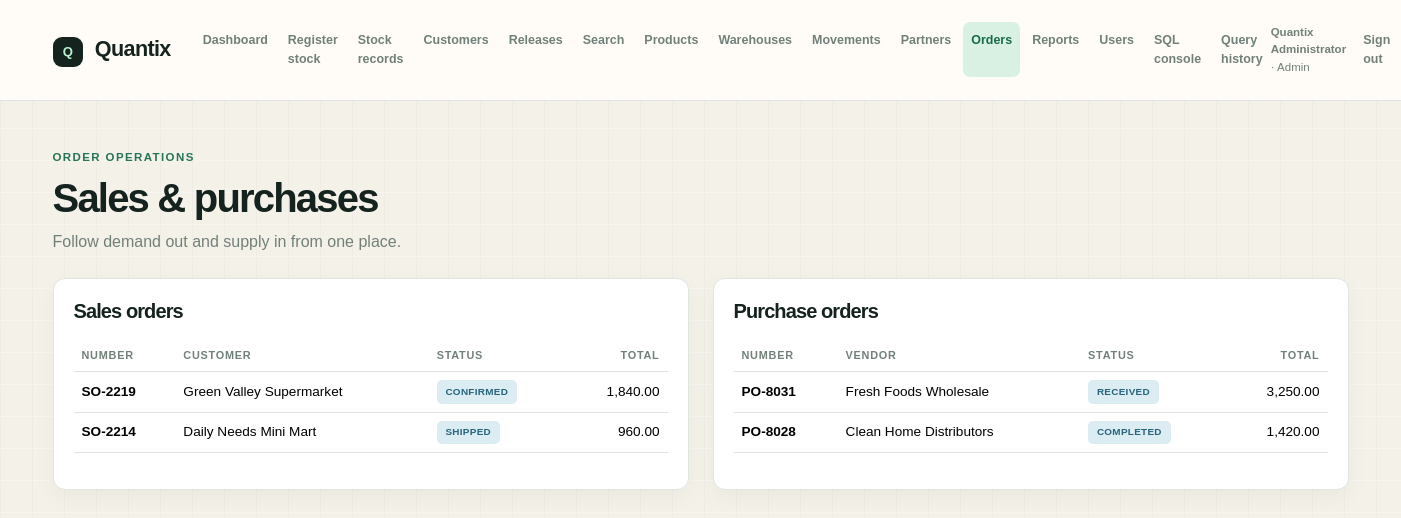
Screenshot of /orders.php (signed in) with the database file from the repository.
### tables this page shows
CREATE TABLE IF NOT EXISTS sales_orders (
    id INT UNSIGNED AUTO_INCREMENT PRIMARY KEY,
    order_number VARCHAR(40) NOT NULL UNIQUE,
    customer_id INT UNSIGNED NOT NULL,
    status ENUM('DRAFT', 'CONFIRMED', 'SHIPPED', 'COMPLETED', 'CANCELLED') NOT NULL DEFAULT 'DRAFT',
    total DECIMAL(12,2) NOT NULL DEFAULT 0,
    order_date DATETIME NOT NULL DEFAULT CURRENT_TIMESTAMP,
    CONSTRAINT fk_sales_customer FOREIGN KEY (customer_id) REFERENCES customers(id)
);

CREATE TABLE IF NOT EXISTS customers (
    id INT UNSIGNED AUTO_INCREMENT PRIMARY KEY,
    name VARCHAR(160) NOT NULL,
    code VARCHAR(40) NOT NULL UNIQUE,
    email VARCHAR(160) NULL,
    phone VARCHAR(40) NULL,
    address VARCHAR(255) NULL,
    created_at TIMESTAMP DEFAULT CURRENT_TIMESTAMP
);

CREATE TABLE IF NOT EXISTS purchase_orders (
    id INT UNSIGNED AUTO_INCREMENT PRIMARY KEY,
    order_number VARCHAR(40) NOT NULL UNIQUE,
    vendor_id INT UNSIGNED NOT NULL,
    status ENUM('DRAFT', 'CONFIRMED', 'RECEIVED', 'COMPLETED', 'CANCELLED') NOT NULL DEFAULT 'DRAFT',
    total DECIMAL(12,2) NOT NULL DEFAULT 0,
    order_date DATETIME NOT NULL DEFAULT CURRENT_TIMESTAMP,
    CONSTRAINT fk_purchase_vendor FOREIGN KEY (vendor_id) REFERENCES vendors(id)
);

CREATE TABLE IF NOT EXISTS vendors (
    id INT UNSIGNED AUTO_INCREMENT PRIMARY KEY,
    name VARCHAR(160) NOT NULL,
    code VARCHAR(40) NOT NULL UNIQUE,
    email VARCHAR(160) NULL,
    phone VARCHAR(40) NULL,
    address VARCHAR(255) NULL,
    created_at TIMESTAMP DEFAULT CURRENT_TIMESTAMP
);

### db.php (called while the page is built, shortened)
<?php
function e(string|int|float|null $value): string
{
    return htmlspecialchars((string) $value, ENT_QUOTES, 'UTF-8');
}

### orders.php (the view, shortened to what this page needs)
<?php
require __DIR__ . '/db.php';
require __DIR__ . '/layout.php';
$database = db();
$sales = $database->query('SELECT s.*, c.name AS customer_name FROM sales_orders s JOIN customers c ON c.id = s.customer_id ORDER BY s.order_date DESC')->fetchAll();
$purchases = $database->query('SELECT p.*, v.name AS vendor_name FROM purchase_orders p JOIN vendors v ON v.id = p.vendor_id ORDER BY p.order_date DESC')->fetchAll();
?><div class="mb-4"><p class="eyebrow mb-2">Order operations</p><h1 class="display-6 fw-semibold mb-2">Sales & purchases</h1><p class="text-secondary mb-0">Follow demand out and supply in from one place.</p></div><div class="row g-4"><section class="col-lg-6"><div class="panel"><h2 class="h5 mb-3">Sales orders</h2><div class="table-responsive"><table class="table align-middle"><thead><tr><th>Number</th><th>Customer</th><th>Status</th><th class="text-end">Total</th></tr></thead><tbody><?php foreach ($sales as $order): ?><tr><td><strong><?= e($order['order_number']) ?></strong></td><td><?= e($order['customer_name']) ?></td><td><span class="badge text-bg-light"><?= e($order['status']) ?></span></td><td class="text-end"><?= e(number_format((float) $order['total'], 2)) ?></td></tr><?php endforeach; ?></tbody></table></div></div></section><section class="col-lg-6"><div class="panel"><h2 class="h5 mb-3">Purchase orders</h2><div class="table-responsive"><table class="table align-middle"><thead><tr><th>Number</th><th>Vendor</th><th>Status</th><th class="text-end">Total</th></tr></thead><tbody><?php foreach ($purchases as $order): ?><tr><td><strong><?= e($order['order_number']) ?></strong></td><td><?= e($order['vendor_name']) ?></td><td><span class="badge text-bg-light"><?= e($order['status']) ?></span></td><td class="text-end"><?= e(number_format((float) $order['total'], 2)) ?></td></tr><?php endforeach; ?></tbody></table></div></div></section></div><?php pageEnd(); ?>

### assets/app.css (style rules this page uses)
:root { --ink: #17211f; --muted: #71807a; --mint: #b9f3d0; --cream: #f6f5ef; --line: #e4e9e5; }
body { background: var(--cream); color: var(--ink); font-family: Georgia, 'Times New Roman', serif; }
:root { --ink: #15231f; --ink-soft: #40514a; --muted: #718079; --paper: #f4f1e9; --surface: #fffdf8; --line: #dfe5df; --green: #176b4d; --green-soft: #d9f1e2; --coral: #ef795c; --coral-soft: #ffe0d5; --blue-soft: #dcecf3; --shadow: 0 18px 45px rgba(21, 35, 31, .07); }
* { box-sizing: border-box; }
body { min-height: 100vh; background-color: var(--paper); background-image: linear-gradient(rgba(255, 255, 255, .28) 1px, transparent 1px), linear-gradient(90deg, rgba(21, 35, 31, .025) 1px, transparent 1px); background-size: 32px 32px; color: var(--ink); font-family: 'Manrope', sans-serif; }
.navbar-text, .small, small, .metric-label, .eyebrow, table, .form-label, .form-control, .form-select, .btn, .badge { font-family: 'Manrope', sans-serif; }
.eyebrow { color: var(--green); font-size: .67rem; font-weight: 800; letter-spacing: .14em; text-transform: uppercase; }
h1, h2, h3, .navbar-brand { letter-spacing: -.045em; }
h1 { color: var(--ink); font-weight: 800 !important; }
.text-secondary { color: var(--muted) !important; }
.metric, .panel { background: rgba(255, 253, 248, .94); border: 1px solid var(--line); border-radius: 14px; box-shadow: var(--shadow); }
.panel { padding: 1.35rem; }
.panel h2 { font-weight: 800; }
table { font-size: .78rem; }
th { color: var(--muted) !important; border-bottom-width: 1px !important; font-size: .62rem; letter-spacing: .08em; text-transform: uppercase; font-weight: 800; }
td { border-color: var(--line); color: var(--ink-soft); }
tbody tr { transition: background-color .18s ease; }
.badge { border-radius: 5px; font-size: .62rem; letter-spacing: .03em; padding: .42rem .55rem; }
.text-bg-light { background: var(--blue-soft) !important; color: #28657c !important; }
.navbar-text, .small, small, .metric-label, .eyebrow, table { font-family: Arial, sans-serif; }
.eyebrow { color: #267553; font-size: .72rem; font-weight: 700; letter-spacing: .12em; text-transform: uppercase; }
h1 { letter-spacing: -.045em; }
.metric, .panel { background: #fff; border: 1px solid var(--line); border-radius: 12px; box-shadow: 0 8px 24px rgba(23,33,31,.04); }
.panel { padding: 1.25rem; }
table { font-size: .85rem; }
th { color: var(--muted) !important; font-size: .68rem; letter-spacing: .07em; text-transform: uppercase; font-weight: 700; }
td { border-color: var(--line); }

### rows the page displays
sales_orders: order_number "SO-2219", customer.name "Green Valley Supermarket", status "CONFIRMED", total "1,840.00"
sales_orders: order_number "SO-2214", customer.name "Daily Needs Mini Mart", status "SHIPPED", total "960.00"
purchase_orders: order_number "PO-8031", vendor.name "Fresh Foods Wholesale", status "RECEIVED", total "3,250.00"
purchase_orders: order_number "PO-8028", vendor.name "Clean Home Distributors", status "COMPLETED", total "1,420.00"

### other values shown
$label "Dashboard"
$label "Register stock"
$label "Stock records"
$label "Customers"
$label "Releases"
$label "Search"
$label "Products"
$label "Warehouses"
$label "Movements"
$label "Partners"
$label "Orders"
$label "Reports"
$label "Users"
$label "SQL console"
$label "Query history"
